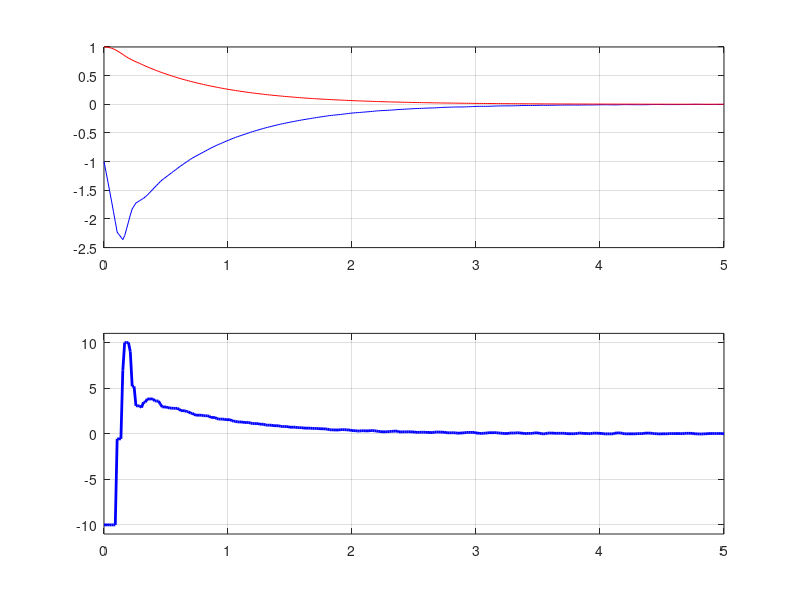

The MATLAB script that drew this image:
clear;
load('result_data.mat')

figure(1)
subplot(211)
plot(time,x1,'b',time,x2,'r')
grid
subplot(212)
plot(time,u1,'b','LineWidth',2)
axis([0 Tsim -11 11])
grid